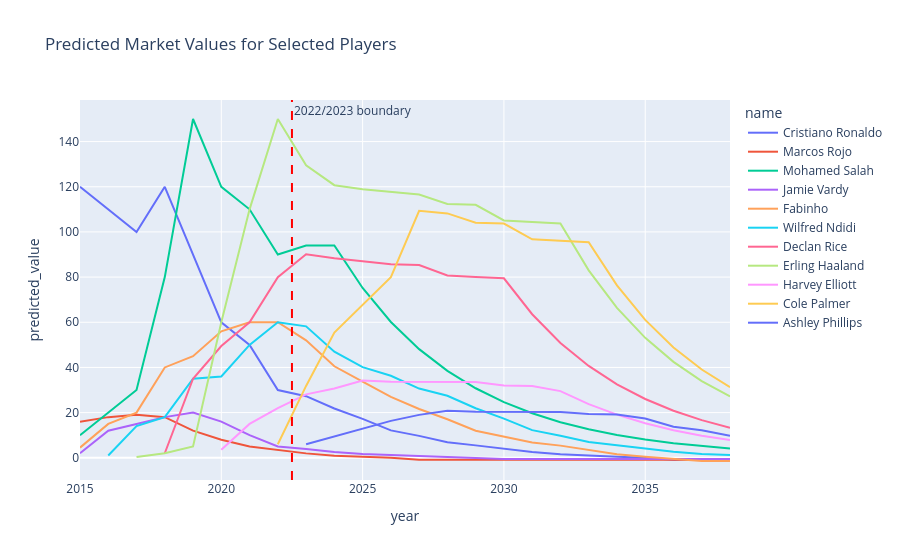

Write notebook code for a chart like this one.
### Code cell
plot_player_value_trends(
    pdf_train, merged_capped,
    player_ids=players
).show()

### Figure 1 — Plotly figure (JSON) as saved in the notebook; plotly's stock layout.template omitted (floating-point values rounded to 4 significant figures)
{"data": [{"customdata": [[29, "Manchester United Football Club"], [31, "Manchester United Football Club"], [31, "Manchester United Football Club"], [32, "Manchester United Football Club"], [34, "Manchester United Football Club"], [35, "Manchester United Football Club"], [36, "Manchester United Football Club"], [37, "Manchester United Football Club"], [38, null], [39, null], [40, null], [41, null], [42, null], [43, null], [44, null], [45, null], [46, null], [47, null], [48, null], [49, null], [50, null], [51, null], [52, null], [53, null]], "hovertemplate": "name=Cristiano Ronaldo<br>year=%{x}<br>predicted_value=%{y}<br>age=%{customdata[0]}<br>current_club_name=%{customdata[1]}<extra></extra>", "legendgroup": "Cristiano Ronaldo", "line": {"color": "#636efa", "dash": "solid"}, "marker": {"symbol": "circle"}, "mode": "lines", "name": "Cristiano Ronaldo", "orientation": "v", "showlegend": true, "type": "scatter", "x": [2015, 2016, 2017, 2018, 2019, 2020, 2021, 2022, 2023, 2024, 2025, 2026, 2027, 2028, 2029, 2030, 2031, 2032, 2033, 2034, 2035, 2036, 2037, 2038], "xaxis": "x", "y": [120, 110, 100, 120, 90, 60, 50, 30, 27.29, 21.83, 17.21, 12.13, 9.7, 6.867, 5.493, 3.836, 2.515, 1.596, 0.8707, 0.4578, -0.03543, -0.8546, -0.8546, -0.8546], "yaxis": "y"}, {"customdata": [[24, "Manchester United Football Club"], [25, "Manchester United Football Club"], [26, "Manchester United Football Club"], [27, "Manchester United Football Club"], [29, "Manchester United Football Club"], [30, "Manchester United Football Club"], [30, "Manchester United Football Club"], [32, "Manchester United Football Club"], [33, null], [34, null], [35, null], [36, null], [37, null], [38, null], [39, null], [40, null], [41, null], [42, null], [43, null], [44, null], [45, null], [46, null], [47, null], [48, null]], "hovertemplate": "name=Marcos Rojo<br>year=%{x}<br>predicted_value=%{y}<br>age=%{customdata[0]}<br>current_club_name=%{customdata[1]}<extra></extra>", "legendgroup": "Marcos Rojo", "line": {"color": "#EF553B", "dash": "solid"}, "marker": {"symbol": "circle"}, "mode": "lines", "name": "Marcos Rojo", "orientation": "v", "showlegend": true, "type": "scatter", "x": [2015, 2016, 2017, 2018, 2019, 2020, 2021, 2022, 2023, 2024, 2025, 2026, 2027, 2028, 2029, 2030, 2031, 2032, 2033, 2034, 2035, 2036, 2037, 2038], "xaxis": "x", "y": [16, 18, 19, 18, 12, 8, 5, 3.4, 1.953, 0.9105, 0.4578, -0.03543, -0.8546, -0.8546, -0.8546, -0.8546, -0.8546, -0.8546, -0.8546, -0.8546, -0.8546, -0.8546, -0.8546, -0.8546], "yaxis": "y"}, {"customdata": [[22, "Liverpool Football Club"], [23, "Liverpool Football Club"], [24, "Liverpool Football Club"], [25, "Liverpool Football Club"], [27, "Liverpool Football Club"], [27, "Liverpool Football Club"], [28, "Liverpool Football Club"], [30, "Liverpool Football Club"], [30, null], [31, null], [32, null], [33, null], [34, null], [35, null], [36, null], [37, null], [38, null], [39, null], [40, null], [41, null], [42, null], [43, null], [44, null], [45, null]], "hovertemplate": "name=Mohamed Salah<br>year=%{x}<br>predicted_value=%{y}<br>age=%{customdata[0]}<br>current_club_name=%{customdata[1]}<extra></extra>", "legendgroup": "Mohamed Salah", "line": {"color": "#00cc96", "dash": "solid"}, "marker": {"symbol": "circle"}, "mode": "lines", "name": "Mohamed Salah", "orientation": "v", "showlegend": true, "type": "scatter", "x": [2015, 2016, 2017, 2018, 2019, 2020, 2021, 2022, 2023, 2024, 2025, 2026, 2027, 2028, 2029, 2030, 2031, 2032, 2033, 2034, 2035, 2036, 2037, 2038], "xaxis": "x", "y": [10, 20, 30, 80, 150, 120, 110, 90, 93.96, 93.96, 75.17, 60.13, 48.11, 38.49, 30.79, 24.63, 19.7, 15.76, 12.61, 10.09, 8.071, 6.457, 5.165, 4.132], "yaxis": "y"}, {"customdata": [[28, "Leicester City Football Club"], [29, "Leicester City Football Club"], [30, "Leicester City Football Club"], [30, "Leicester City Football Club"], [32, "Leicester City Football Club"], [33, "Leicester City Football Club"], [34, "Leicester City Football Club"], [35, "Leicester City Football Club"], [36, null], [37, null], [38, null], [39, null], [40, null], [41, null], [42, null], [43, null], [44, null], [45, null], [46, null], [47, null], [48, null], [49, null], [50, null], [51, null]], "hovertemplate": "name=Jamie Vardy<br>year=%{x}<br>predicted_value=%{y}<br>age=%{customdata[0]}<br>current_club_name=%{customdata[1]}<extra></extra>", "legendgroup": "Jamie Vardy", "line": {"color": "#ab63fa", "dash": "solid"}, "marker": {"symbol": "circle"}, "mode": "lines", "name": "Jamie Vardy", "orientation": "v", "showlegend": true, "type": "scatter", "x": [2015, 2016, 2017, 2018, 2019, 2020, 2021, 2022, 2023, 2024, 2025, 2026, 2027, 2028, 2029, 2030, 2031, 2032, 2033, 2034, 2035, 2036, 2037, 2038], "xaxis": "x", "y": [2, 12, 15, 18, 20, 16, 10, 5, 3.91, 2.589, 1.705, 1.227, 0.6348, 0.2755, -0.3662, -0.5554, -0.5554, -0.5554, -0.5554, -0.5554, -0.5554, -0.5554, -0.5554, -0.5554], "yaxis": "y"}, {"customdata": [[21, "Liverpool Football Club"], [22, "Liverpool Football Club"], [23, "Liverpool Football Club"], [24, "Liverpool Football Club"], [25, "Liverpool Football Club"], [26, "Liverpool Football Club"], [27, "Liverpool Football Club"], [28, "Liverpool Football Club"], [29, null], [30, null], [31, null], [32, null], [33, null], [34, null], [35, null], [36, null], [37, null], [38, null], [39, null], [40, null], [41, null], [42, null], [43, null], [44, null]], "hovertemplate": "name=Fabinho<br>year=%{x}<br>predicted_value=%{y}<br>age=%{customdata[0]}<br>current_club_name=%{customdata[1]}<extra></extra>", "legendgroup": "Fabinho", "line": {"color": "#FFA15A", "dash": "solid"}, "marker": {"symbol": "circle"}, "mode": "lines", "name": "Fabinho", "orientation": "v", "showlegend": true, "type": "scatter", "x": [2015, 2016, 2017, 2018, 2019, 2020, 2021, 2022, 2023, 2024, 2025, 2026, 2027, 2028, 2029, 2030, 2031, 2032, 2033, 2034, 2035, 2036, 2037, 2038], "xaxis": "x", "y": [4.5, 15, 20, 40, 45, 56, 60, 60, 51.99, 40.51, 33.73, 26.98, 21.59, 17.08, 11.99, 9.497, 6.733, 5.387, 3.478, 1.594, 0.5125, -0.6039, -1.423, -1.423], "yaxis": "y"}, {"customdata": [[19, "Leicester City Football Club"], [20, "Leicester City Football Club"], [21, "Leicester City Football Club"], [22, "Leicester City Football Club"], [23, "Leicester City Football Club"], [24, "Leicester City Football Club"], [25, "Leicester City Football Club"], [26, null], [27, null], [28, null], [29, null], [30, null], [31, null], [32, null], [33, null], [34, null], [35, null], [36, null], [37, null], [38, null], [39, null], [40, null], [41, null]], "hovertemplate": "name=Wilfred Ndidi<br>year=%{x}<br>predicted_value=%{y}<br>age=%{customdata[0]}<br>current_club_name=%{customdata[1]}<extra></extra>", "legendgroup": "Wilfred Ndidi", "line": {"color": "#19d3f3", "dash": "solid"}, "marker": {"symbol": "circle"}, "mode": "lines", "name": "Wilfred Ndidi", "orientation": "v", "showlegend": true, "type": "scatter", "x": [2016, 2017, 2018, 2019, 2020, 2021, 2022, 2023, 2024, 2025, 2026, 2027, 2028, 2029, 2030, 2031, 2032, 2033, 2034, 2035, 2036, 2037, 2038], "xaxis": "x", "y": [1, 14, 18, 35, 36, 50, 60, 58.2, 46.96, 40.11, 36.33, 30.66, 27.43, 21.95, 17.32, 12.23, 9.788, 6.976, 5.581, 3.945, 2.624, 1.705, 1.227], "yaxis": "y"}, {"customdata": [[18, "Arsenal Football Club"], [20, "Arsenal Football Club"], [21, "Arsenal Football Club"], [22, "Arsenal Football Club"], [23, "Arsenal Football Club"], [24, null], [25, null], [26, null], [27, null], [28, null], [29, null], [30, null], [31, null], [32, null], [33, null], [34, null], [35, null], [36, null], [37, null], [38, null], [39, null]], "hovertemplate": "name=Declan Rice<br>year=%{x}<br>predicted_value=%{y}<br>age=%{customdata[0]}<br>current_club_name=%{customdata[1]}<extra></extra>", "legendgroup": "Declan Rice", "line": {"color": "#FF6692", "dash": "solid"}, "marker": {"symbol": "circle"}, "mode": "lines", "name": "Declan Rice", "orientation": "v", "showlegend": true, "type": "scatter", "x": [2018, 2019, 2020, 2021, 2022, 2023, 2024, 2025, 2026, 2027, 2028, 2029, 2030, 2031, 2032, 2033, 2034, 2035, 2036, 2037, 2038], "xaxis": "x", "y": [2, 35, 49.5, 60, 80, 90.11, 88.35, 86.93, 85.72, 85.34, 80.69, 80.05, 79.45, 63.56, 50.85, 40.68, 32.54, 26.03, 20.83, 16.66, 13.33], "yaxis": "y"}, {"customdata": [[17, "Manchester City Football Club"], [18, "Manchester City Football Club"], [18, "Manchester City Football Club"], [19, "Manchester City Football Club"], [20, "Manchester City Football Club"], [21, "Manchester City Football Club"], [22, null], [23, null], [24, null], [25, null], [26, null], [27, null], [28, null], [29, null], [30, null], [31, null], [32, null], [33, null], [34, null], [35, null], [36, null], [37, null]], "hovertemplate": "name=Erling Haaland<br>year=%{x}<br>predicted_value=%{y}<br>age=%{customdata[0]}<br>current_club_name=%{customdata[1]}<extra></extra>", "legendgroup": "Erling Haaland", "line": {"color": "#B6E880", "dash": "solid"}, "marker": {"symbol": "circle"}, "mode": "lines", "name": "Erling Haaland", "orientation": "v", "showlegend": true, "type": "scatter", "x": [2017, 2018, 2019, 2020, 2021, 2022, 2023, 2024, 2025, 2026, 2027, 2028, 2029, 2030, 2031, 2032, 2033, 2034, 2035, 2036, 2037, 2038], "xaxis": "x", "y": [0.3, 2, 5, 60, 110, 150, 129.5, 120.7, 118.9, 117.7, 116.5, 112.4, 112.0, 105.1, 104.3, 103.7, 82.97, 66.38, 53.1, 42.48, 33.99, 27.19], "yaxis": "y"}, {"customdata": [[17, "Liverpool Football Club"], [17, "Liverpool Football Club"], [18, "Liverpool Football Club"], [20, null], [21, null], [22, null], [23, null], [24, null], [25, null], [26, null], [27, null], [28, null], [29, null], [30, null], [31, null], [32, null], [33, null], [34, null], [35, null]], "hovertemplate": "name=Harvey Elliott<br>year=%{x}<br>predicted_value=%{y}<br>age=%{customdata[0]}<br>current_club_name=%{customdata[1]}<extra></extra>", "legendgroup": "Harvey Elliott", "line": {"color": "#FF97FF", "dash": "solid"}, "marker": {"symbol": "circle"}, "mode": "lines", "name": "Harvey Elliott", "orientation": "v", "showlegend": true, "type": "scatter", "x": [2020, 2021, 2022, 2023, 2024, 2025, 2026, 2027, 2028, 2029, 2030, 2031, 2032, 2033, 2034, 2035, 2036, 2037, 2038], "xaxis": "x", "y": [3.6, 15, 22, 28.09, 30.67, 34.19, 33.65, 33.69, 33.69, 33.56, 32.04, 31.81, 29.53, 23.76, 19.1, 15.28, 12.23, 9.781, 7.825], "yaxis": "y"}, {"customdata": [[20, "Chelsea Football Club"], [21, null], [22, null], [23, null], [24, null], [25, null], [26, null], [27, null], [28, null], [29, null], [30, null], [31, null], [32, null], [33, null], [34, null], [35, null], [36, null]], "hovertemplate": "name=Cole Palmer<br>year=%{x}<br>predicted_value=%{y}<br>age=%{customdata[0]}<br>current_club_name=%{customdata[1]}<extra></extra>", "legendgroup": "Cole Palmer", "line": {"color": "#FECB52", "dash": "solid"}, "marker": {"symbol": "circle"}, "mode": "lines", "name": "Cole Palmer", "orientation": "v", "showlegend": true, "type": "scatter", "x": [2022, 2023, 2024, 2025, 2026, 2027, 2028, 2029, 2030, 2031, 2032, 2033, 2034, 2035, 2036, 2037, 2038], "xaxis": "x", "y": [6, 31.82, 55.46, 67.58, 79.93, 109.3, 108.2, 104.1, 103.7, 96.75, 96.0, 95.4, 76.32, 61.06, 48.85, 39.08, 31.26], "yaxis": "y"}, {"customdata": [[17, null], [18, null], [19, null], [20, null], [21, null], [22, null], [23, null], [24, null], [25, null], [26, null], [27, null], [28, null], [29, null], [30, null], [31, null], [32, null]], "hovertemplate": "name=Ashley Phillips<br>year=%{x}<br>predicted_value=%{y}<br>age=%{customdata[0]}<br>current_club_name=%{customdata[1]}<extra></extra>", "legendgroup": "Ashley Phillips", "line": {"color": "#636efa", "dash": "solid"}, "marker": {"symbol": "circle"}, "mode": "lines", "name": "Ashley Phillips", "orientation": "v", "showlegend": true, "type": "scatter", "x": [2023, 2024, 2025, 2026, 2027, 2028, 2029, 2030, 2031, 2032, 2033, 2034, 2035, 2036, 2037, 2038], "xaxis": "x", "y": [6.001, 9.379, 12.72, 16.34, 19.01, 20.86, 20.37, 20.37, 20.37, 20.24, 19.42, 19.19, 17.43, 13.71, 12.17, 9.74], "yaxis": "y"}], "layout": {"annotations": [{"showarrow": false, "text": "2022/2023 boundary", "x": 2022.0, "xanchor": "left", "xref": "x", "y": 1, "yanchor": "top", "yref": "y domain"}], "legend": {"title": {"text": "name"}, "tracegroupgap": 0}, "shapes": [{"line": {"color": "red", "dash": "dash"}, "type": "line", "x0": 2022.0, "x1": 2022.0, "xref": "x", "y0": 0, "y1": 1, "yref": "y domain"}], "title": {"text": "Predicted Market Values for Selected Players"}, "xaxis": {"anchor": "y", "domain": [0, 1], "title": {"text": "year"}}, "yaxis": {"anchor": "x", "domain": [0, 1], "title": {"text": "predicted_value"}}}}
